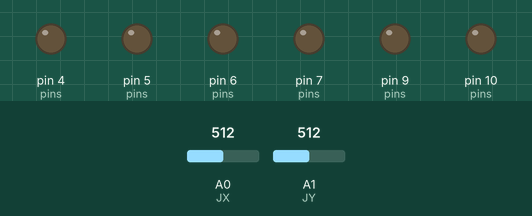
Simulated run of this sketch. Board: Arduino Uno, built with avr-gcc and run on an emulated ATmega328P. Shown: output pins drawn as LEDs (lit = HIGH). The test bench sets the inputs (shaded band); at power-on: A0 (JX) = 512, A1 (JY) = 512.

Above: at 1.2 s.
1.3 s: A0 (JX) set to 556
At 2.3 s:
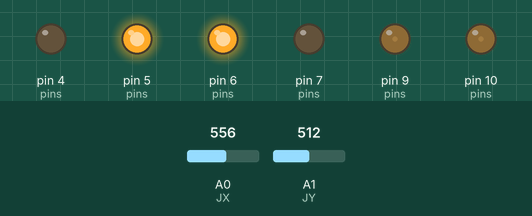
2.8 s: A1 (JY) set to 544
At 3.4 s:
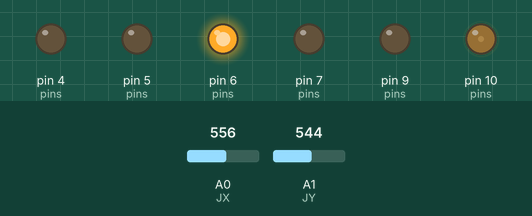
4.3 s: A0 (JX) set to 511
At 5.5 s:
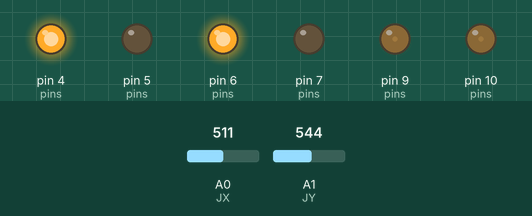
5.8 s: A1 (JY) set to 716
At 6.9 s:
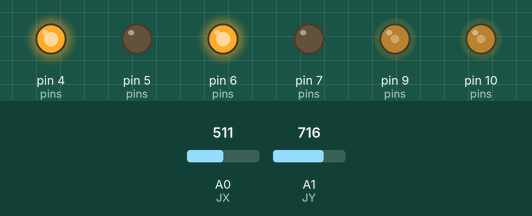
7.3 s: A1 (JY) set to 900
At 8.0 s:
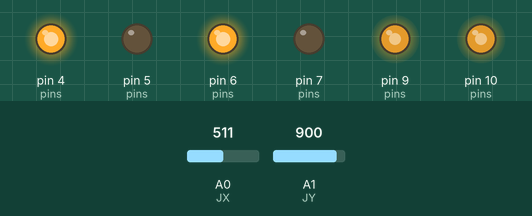
8.8 s: A0 (JX) set to 306
At 9.2 s:
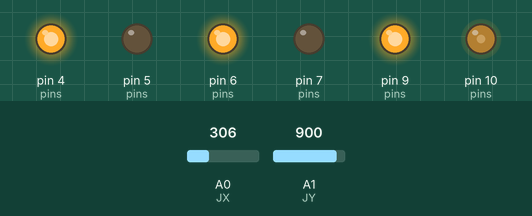
Timing chart, 0 to 11.3 s (numbered marks = the images above; inputs shaded):
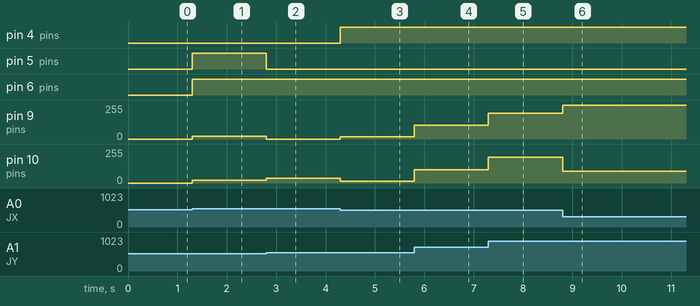

The sketch:

joystick_robot.ino
```cpp
// ME350R Joystick Robot
// Elliott Turner
// Feb, 2023

// deadzone
#define D_ZONE 0.05

// pin definitions
#define ENA 9
#define ENB 10
#define IN1 4
#define IN2 5
#define IN3 6
#define IN4 7
#define JX A0
#define JY A1

void setup() {
  // set all pins as output
  int pins[] = {ENA, ENB, IN1, IN2, IN3, IN4};
  for (int i=0; i<sizeof(pins)/sizeof(pins[0]); i++) { pinMode(pins[i], OUTPUT); }

  Serial.begin(9600);
}

void loop() {
  float x = (float)(analogRead(JX)-512) / 512.0;
  float y = (float)(analogRead(JY)-512) / 512.0;
  update_motors(-y, x);
}

void update_motors(float fwd, float trn) {
  // fwd: 1=forward, -1=backward; trn: 1=right, -1=left
  float l = fwd + trn;
  float r = fwd - trn;
  if (l>1) { l=1; }
  if (l<-1) { l=-1; }
  if (r>1) { r=1; }
  if (r<-1) { r=-1; }
  if (abs(l) <= D_ZONE) { l = 0; }
  if (abs(r) <= D_ZONE) { r = 0; }
  update_motor(ENA, IN1, IN2, l);
  update_motor(ENB, IN3, IN4, r);
}

void update_motor(int en, int in1, int in2, float speed) {
  digitalWrite(in1, speed<0);
  digitalWrite(in2, speed>0);
  analogWrite(en, abs(speed) * 255);
}
```

Measured:
- the behaviour switches between 537 and 538 on A0 (JX) (found by bisection; images 0 and 1)
- the behaviour switches between 530 and 531 on A1 (JY) (found by bisection; images 1 and 2)
- after the input at 1.3 s, pin 5 (pins), pin 6 (pins): LOW → HIGH at once; pin 9 (pins), pin 10 (pins): 0/255 → 21/255 at once
- after the input at 2.8 s, pin 5 (pins): HIGH → LOW at once; pin 9 (pins): 21/255 → 0/255 at once; pin 10 (pins): 21/255 → 37/255 at once
- after the input at 4.3 s, pin 4 (pins): LOW → HIGH at once; pin 9 (pins): 0/255 → 16/255 at once; pin 10 (pins): 37/255 → 15/255 at once
- after the input at 5.8 s, pin 9 (pins): 16/255 → 102/255 at once; pin 10 (pins): 15/255 → 101/255 at once
- after the input at 7.3 s, pin 9 (pins): 102/255 → 193/255 at once; pin 10 (pins): 101/255 → 192/255 at once
- after the input at 8.8 s, pin 9 (pins): 193/255 → 255/255 at once; pin 10 (pins): 192/255 → 90/255 at once
